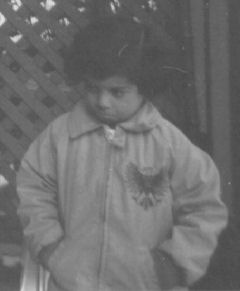
#> input picture Lab_3/pout.jpg, 240 x 291 px, found by its file name
$ jupyter execute Lab_3.ipynb   (shell and % lines are left out)
#> lines starting #> are read from the running program, lines starting #| are printed output that depends on the picture
# Lab_3 TCV3151 Computer Vision
Bagja 9102 Kurniawan <br> **1211501345**

## Preparatory Work

[cell 1]
#Mount Google Drive.
from google.colab import drive
drive.mount('/content/gdrive')

[cell 2]
#Import the packages.
import cv2
import numpy as np
import matplotlib.pyplot as plt

## Question 1: Contrast Stretching

[cell 3]
#Read image and histogram.
path = '/content/gdrive/My Drive/TCV3151/Lab_3/'
img = cv2.imread(path+'pout.jpg')
#> img is the input picture: shape (291, 240, 3); min 73, max 228, mean 110.3
img = cv2.cvtColor(img, cv2.COLOR_BGR2GRAY)
#> img: shape (291, 240)

plt.subplot(1,2,1)
plt.imshow(img, cmap='gray'), plt.title('Original Image'), plt.xticks([]), plt.yticks([])
plt.subplot(1,2,2)
plt.hist(img.ravel(),256,[0,256],color = 'r')
plt.title('Histogram for Original Image'), plt.xlim([0,256])
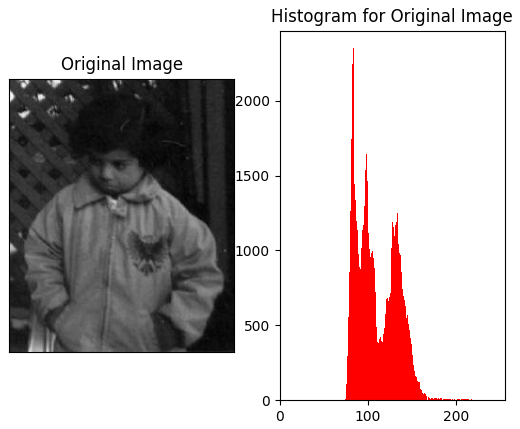
#> figure drawn by matplotlib, 2 panels; panel 2: tallest bar 2350 high, from x = 83 to 84

[cell 4]
#Apply contrast stretching.
hist,bins = np.histogram(img.flatten(),256,[0,256])
#> hist = 256 values, max 2350 at index 83, min 0 at index 0, mean 272.8; bins = 257 values from 0 to 256
cdf = hist.cumsum()
#> cdf = 256 values from 0 to 69840
cdf_m = np.ma.masked_equal(cdf,0)
cdf_m = (cdf_m - cdf_m.min())*255/(cdf_m.max()-cdf_m.min())
cdf = np.ma.filled(cdf_m,0).astype('uint8')
#> cdf = 256 values from 0 to 255
img_adj = cdf[img]
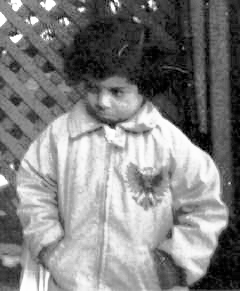
#> img_adj: shape (291, 240); min 0, max 255, mean 128.9

plt.subplot(1,2,1),plt.imshow(img_adj,cmap = 'gray')
plt.title('Constrast Stretching'), plt.xticks([]), plt.yticks([])
plt.subplot(1,2,2),plt.hist(img_adj.ravel(),256,[0,256],color = 'r')
plt.title('Histogram for Constrast Stretching'), plt.xlim([0,256])
#> figure, not shown here; panel 2: tallest bar 2350 high, from x = 34 to 35

## Question 2: Histogram Equalization

[cell 5]
#Apply histogram equalization.
img_equ = cv2.equalizeHist(img)

plt.figure(2)
plt.subplot(1,2,1),plt.imshow(img_equ,cmap = 'gray')
plt.title('Histogram for Histogram Equalization'), plt.xticks([]), plt.yticks([])
plt.subplot(1,2,2),plt.hist(img_equ.ravel(),256,[0,256],color = 'r')
plt.title('Histogram Equalization'), plt.xlim([0,256])
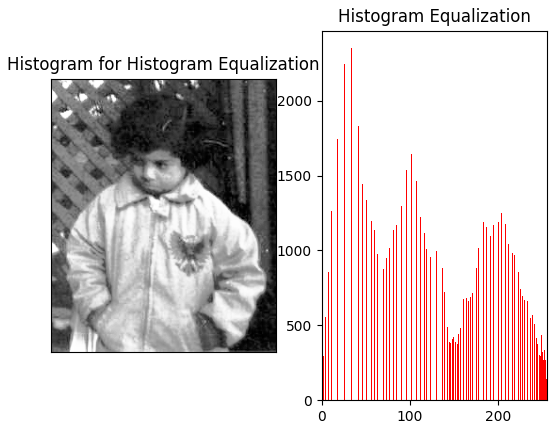
#> figure drawn by matplotlib, 2 panels; panel 2: tallest bar 2350 high, from x = 34 to 35

## Question 3: Convolutional Filtering

[cell 6]
#Read image.
img = cv2.imread(path + 'skull.png', 0)
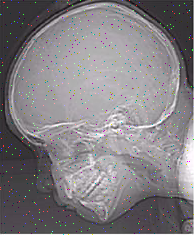
#> input picture Lab_3/skull.png, 194 x 236 px, found by its file name
#> img: shape (236, 194); min 0, max 255, mean 128.7
plt.imshow(img, cmap='gray'),plt.title('Original Image')
plt.axis('off')

[cell 7]
#Blur image using convolution with 3 x 3 mask.
img1 = cv2.blur(img,(3,3))
plt.imshow(img1, cmap='gray'),plt.title('Convolution using 3x3 mask')
plt.axis('off')

[cell 8]
#Blur image using convolution with 5 x 5 mask.
img2 = cv2.blur(img,(5,5))
plt.imshow(img1, cmap='gray'),plt.title('Convolution using 5x5 mask')
plt.axis('off')

## Question 4: Median Filter

[cell 9]
#Apply median filter.
img_median = cv2.medianBlur(img,5)
plt.imshow(img_median, cmap='gray'),plt.title('Median filter')
plt.axis('off')

## Question 5: Image Subtraction

[cell 10]
#Read mask image.
mask = cv2.imread(path + 'mask.jpg', 0)
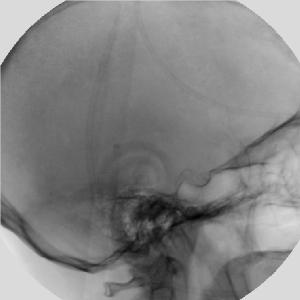
#> input picture Lab_3/mask.jpg, 300 x 300 px, found by its file name
#> mask is the input picture: shape (300, 300); min 1, max 239, mean 131.4
plt.imshow(mask, cmap='gray'),plt.title('mask')
plt.axis('off')

[cell 11]
#Read live image.
live = cv2.imread(path + 'live.jpg', 0)
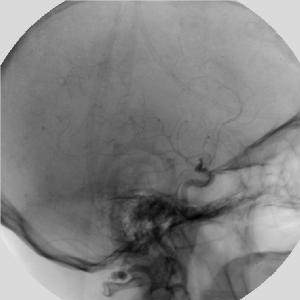
#> input picture Lab_3/live.jpg, 300 x 300 px, found by its file name
#> live is the input picture: shape (300, 300); min 1, max 245, mean 130.1
plt.imshow(live, cmap='gray'),plt.title('live')
plt.axis('off')

[cell 12]
#Apply image subtraction.
diff = cv2.subtract(mask, live)
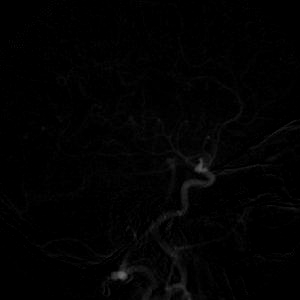
#> diff: shape (300, 300); min 0, max 104, mean 2.3
plt.imshow(diff, cmap='gray'),plt.title('Difference Image'), plt.axis('off')

[cell 13]
plt.subplot(1,2,1), plt.imshow(diff, cmap='gray'), plt.title('Original Image'), plt.xticks([]), plt.yticks([])
plt.subplot(1,2,2), plt.hist(diff.ravel(),256,[0,256],color = 'r')
plt.title('Histogram for Original Image'), plt.xlim([0,256])
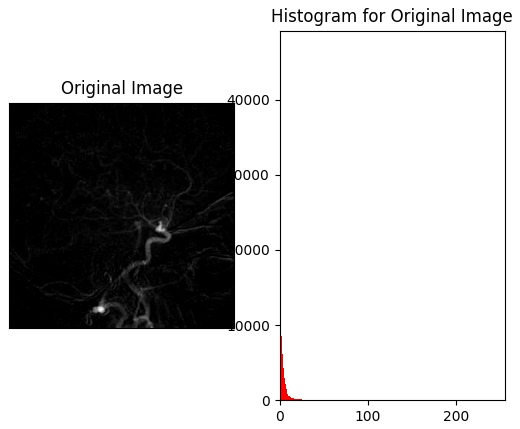
#> figure drawn by matplotlib, 2 panels; panel 2: tallest bar 46866 high, from x = 0 to 1

[cell 14]
#Apply histogram equalization.
hist,bins = np.histogram(diff.flatten(),256,[0,256])
#> hist = 256 values, max 46866 at index 0, min 0 at index 84, mean 351.6
cdf = hist.cumsum()
#> cdf = 256 values from 46866 to 90000
cdf_m = np.ma.masked_equal(cdf,0)
cdf_m = (cdf_m - cdf_m.min())*255/(cdf_m.max()-cdf_m.min())
cdf = np.ma.filled(cdf_m,0).astype('uint8')
#> cdf = 256 values from 0 to 255
img_adj = cdf[diff]
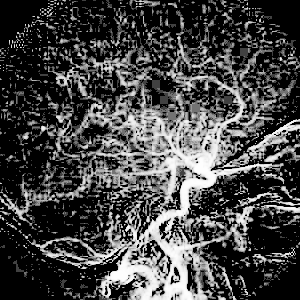
#> img_adj: shape (300, 300); min 0, max 255, mean 69.7

plt.subplot(1,2,1),plt.imshow(img_adj,cmap = 'gray')
plt.title('Constrast Stretching'), plt.xticks([]), plt.yticks([])
plt.subplot(1,2,2),plt.hist(img_adj.ravel(),256,[0,256],color = 'r')
plt.title('Histogram for Constrast Stretching'), plt.xlim([0,256])
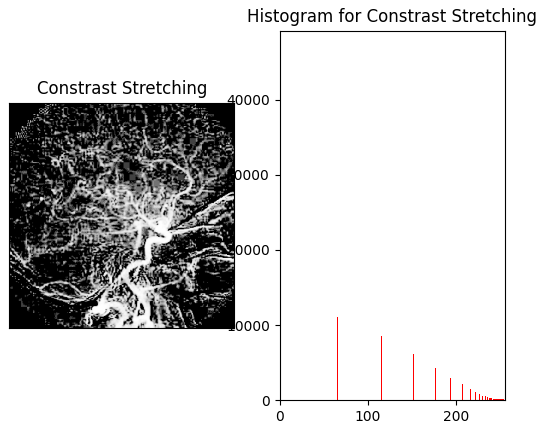
#> figure drawn by matplotlib, 2 panels; panel 2: tallest bar 46866 high, from x = 0 to 1
